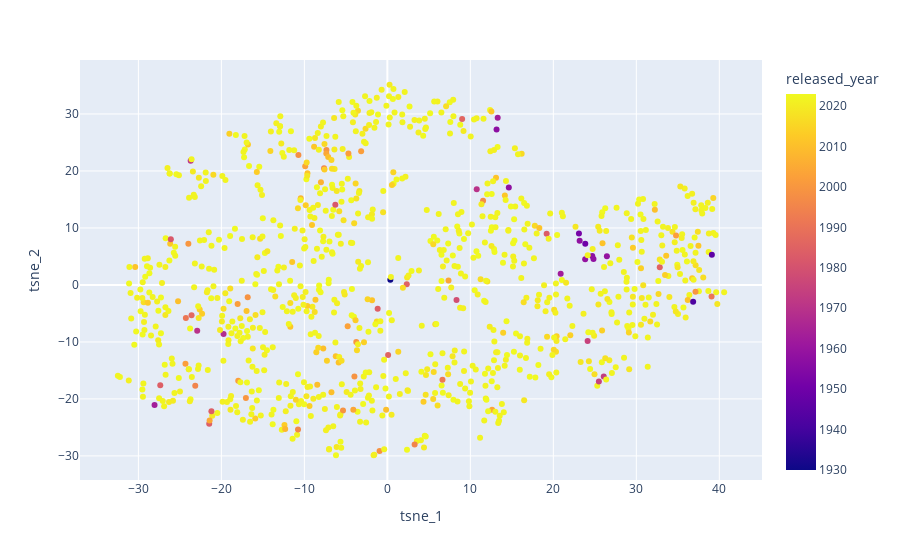

Notebook cell for this chart:
### Code cell
import plotly.express as px

fig = px.scatter(
    df,
    x="tsne_1",
    y="tsne_2",
    hover_data=["track_name", "artist(s)_name"],
    color="released_year"
)

fig.show()

### Figure 1 — Plotly figure (JSON) as saved in the notebook; plotly's stock layout.template omitted (floating-point values rounded to 4 significant figures; data arrays with more than 128 entries replaced by an {"elided": "..."} marker saying what was removed)
{"data": [{"customdata": {"elided": "953x2 str values"}, "hovertemplate": "tsne_1=%{x}<br>tsne_2=%{y}<br>track_name=%{customdata[0]}<br>artist(s)_name=%{customdata[1]}<br>released_year=%{marker.color}<extra></extra>", "legendgroup": "", "marker": {"color": {"elided": "953 int values"}, "coloraxis": "coloraxis", "symbol": "circle"}, "mode": "markers", "name": "", "orientation": "v", "showlegend": false, "type": "scatter", "x": {"elided": "953 float values"}, "xaxis": "x", "y": {"elided": "953 float values"}, "yaxis": "y"}], "layout": {"coloraxis": {"colorbar": {"title": {"text": "released_year"}}, "colorscale": [[0, "#0d0887"], [0.1111, "#46039f"], [0.2222, "#7201a8"], [0.3333, "#9c179e"], [0.4444, "#bd3786"], [0.5556, "#d8576b"], [0.6667, "#ed7953"], [0.7778, "#fb9f3a"], [0.8889, "#fdca26"], [1, "#f0f921"]]}, "legend": {"tracegroupgap": 0}, "margin": {"t": 60}, "xaxis": {"anchor": "y", "domain": [0, 1], "title": {"text": "tsne_1"}}, "yaxis": {"anchor": "x", "domain": [0, 1], "title": {"text": "tsne_2"}}}}
